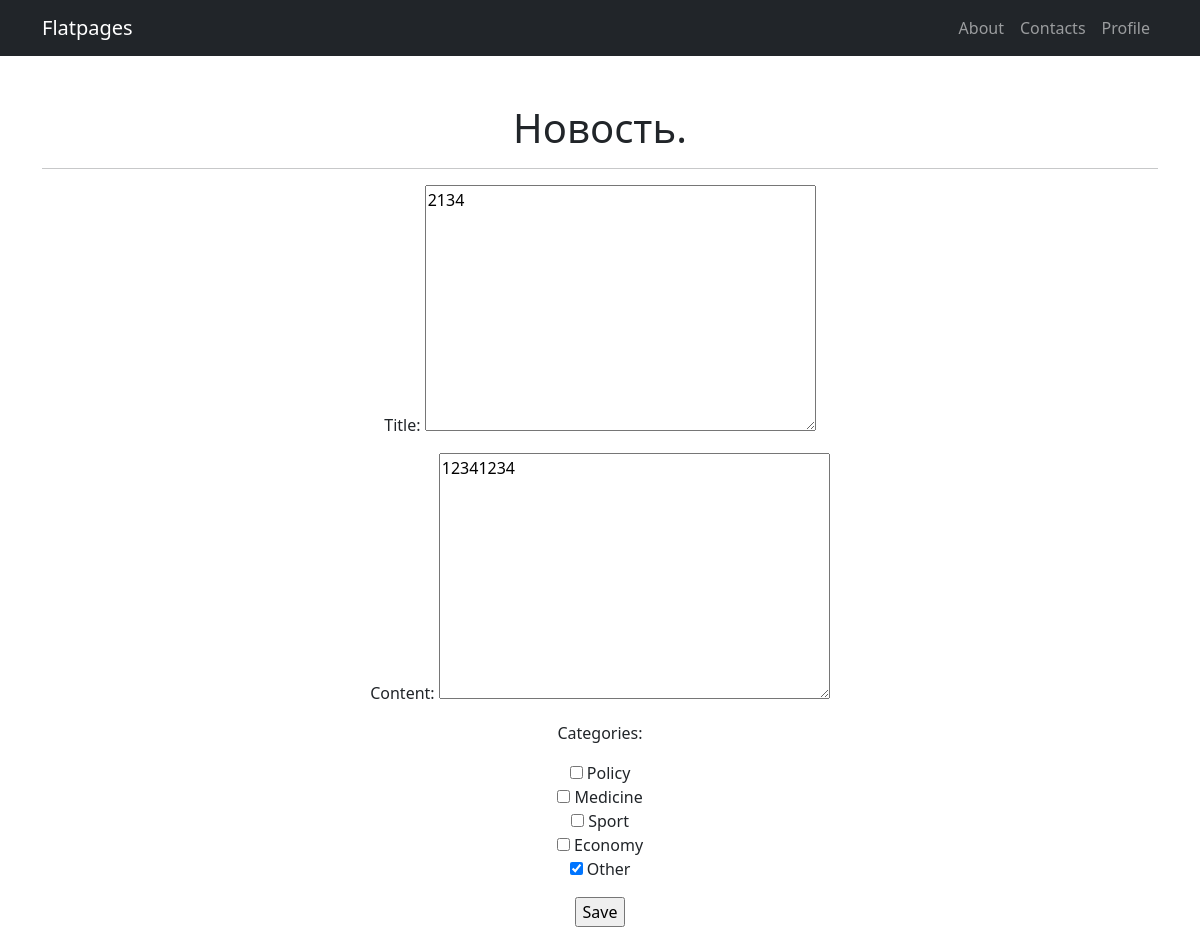
/news/60/edit/ (signed in), run on an earlier commit of the app's database.
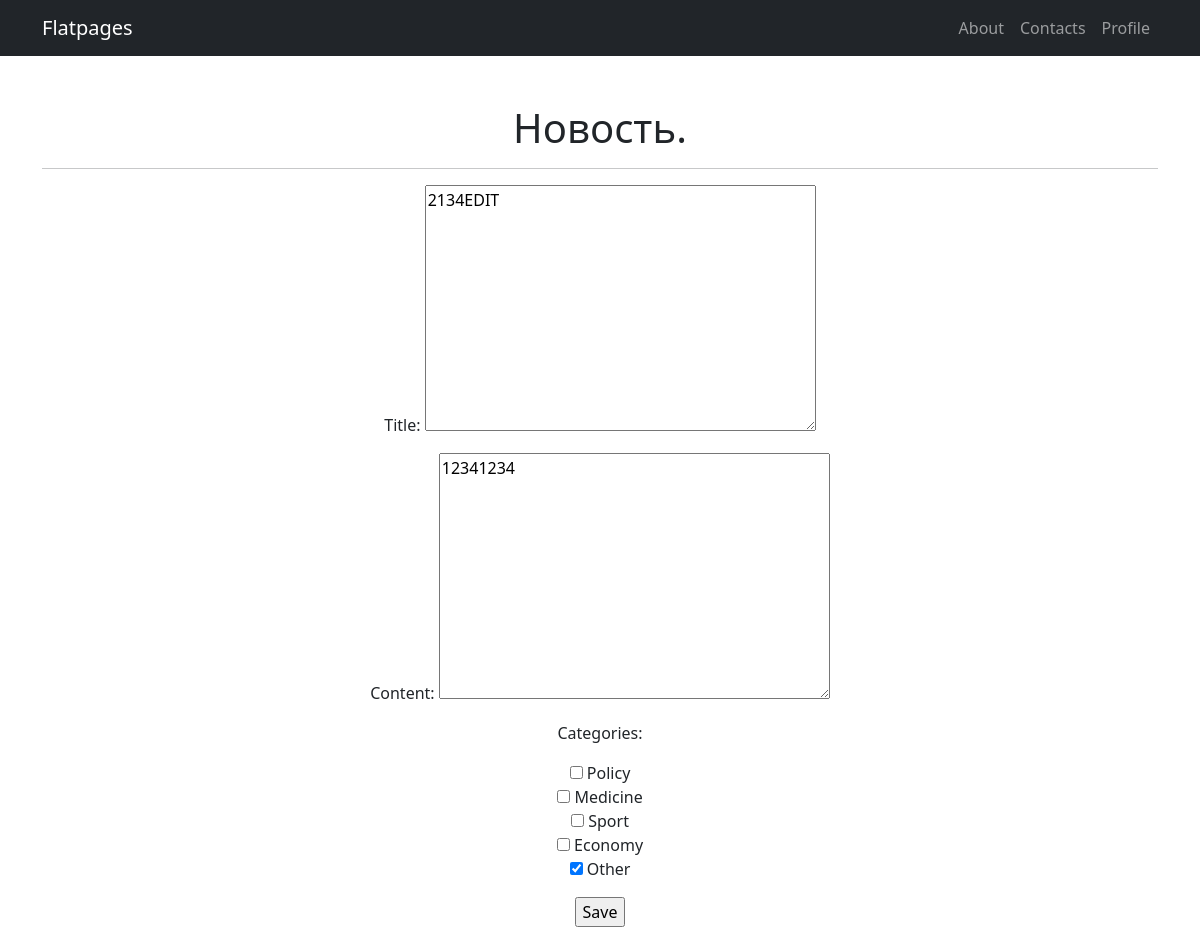
And on a later commit of the database.
### articles/models.py (models this page shows, shortened)
class Post(models.Model):
    author = models.ForeignKey(Author, on_delete=models.DO_NOTHING, null=True, blank=True)
    type_post = models.CharField(max_length=50, choices=post_types)
    creation = models.DateTimeField(auto_now_add=True)
    category = models.ManyToManyField(Category, through='PostCategory')
    title = models.TextField()
    content = models.TextField()
    rating = models.IntegerField(default=0)

### articles/views.py (the view)
# urls.py: path('news/<int:pk>/edit/', NewsUpdate.as_view(), name='news_update'),
class NewsUpdate(PermissionRequiredMixin, UpdateView):
    permission_required = ('articles.change_post',)
    form_class = PostForm
    model = Post
    template_name = 'news_edit.html'
    def get_queryset(self):
        return super().get_queryset().filter(type_post=NEWS)

### articles/forms.py
class PostForm(forms.ModelForm):
    category = forms.ModelMultipleChoiceField(
        queryset = Category.objects.all(),
        widget = forms.CheckboxSelectMultiple,
        required = True,
        label = 'Categories'
    )
    class Meta:
        model = Post
        fields = [
            'title',
            'content',
            'category',
        ]

### articles/models.py (called while the page is built)
    def __str__(self):
        return self.name

### templates/news_edit.html (shortened to what this page needs)
{% extends 'flatpages/sample.html' %}
{% block body %}
<h1> Новость. </h1>
<hr>
<form action="" method="post">
    {{ form.as_p }}
    <input type="submit" value="Save" />
</form>
{% endblock body %}

What changed in the data, as far as the page shows it:
changed Post: title "2134" → "2134EDIT"
